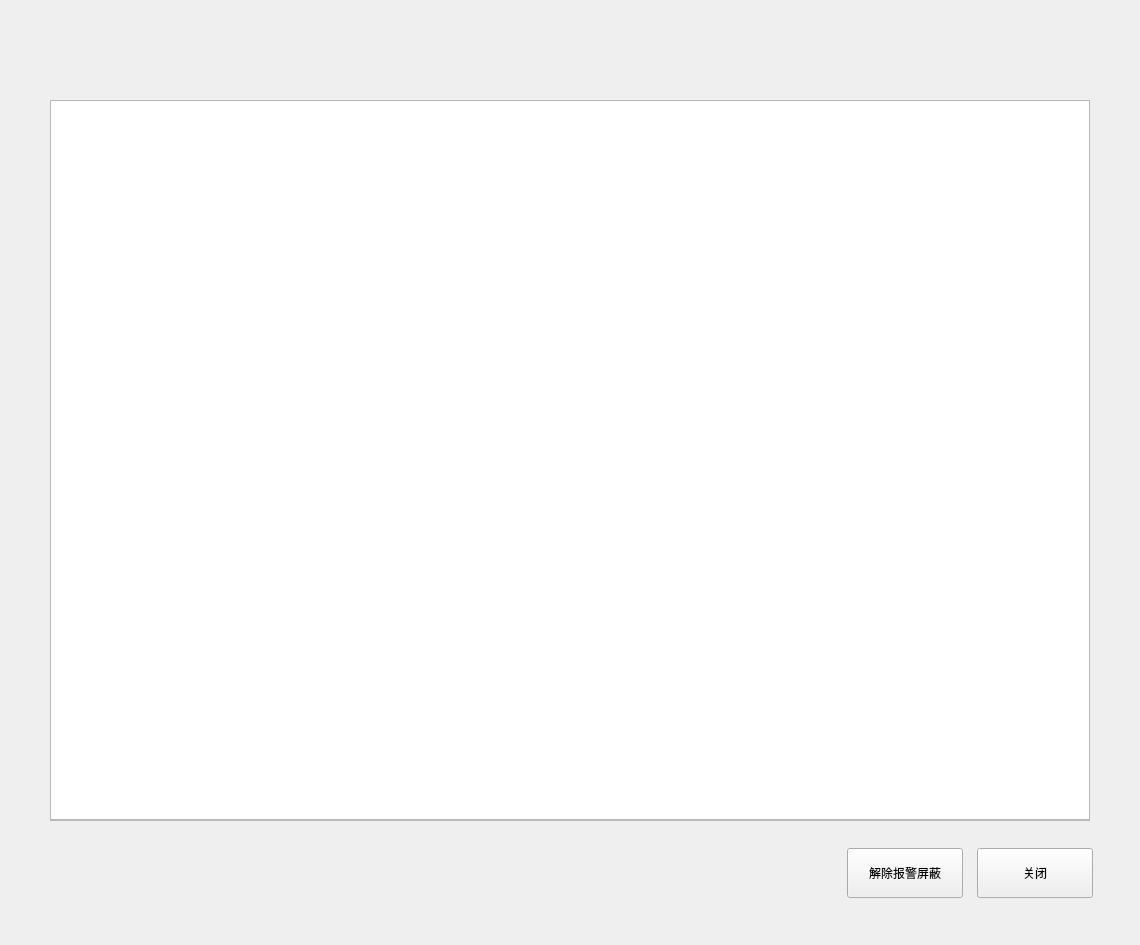
<?xml version="1.0" encoding="UTF-8"?>
<ui version="4.0">
 <class>alarmShieldDlg</class>
 <widget class="BaseDlg" name="alarmShieldDlg">
  <property name="geometry">
   <rect>
    <x>0</x>
    <y>0</y>
    <width>1140</width>
    <height>945</height>
   </rect>
  </property>
  <property name="windowTitle">
   <string notr="true">alarmShieldDlg</string>
  </property>
  <widget class="QTableView" name="tableView">
   <property name="geometry">
    <rect>
     <x>50</x>
     <y>100</y>
     <width>1040</width>
     <height>720</height>
    </rect>
   </property>
   <property name="verticalScrollBarPolicy">
    <enum>Qt::ScrollBarAsNeeded</enum>
   </property>
   <property name="editTriggers">
    <set>QAbstractItemView::NoEditTriggers</set>
   </property>
   <property name="selectionBehavior">
    <enum>QAbstractItemView::SelectRows</enum>
   </property>
   <property name="verticalScrollMode">
    <enum>QAbstractItemView::ScrollPerPixel</enum>
   </property>
   <property name="horizontalScrollMode">
    <enum>QAbstractItemView::ScrollPerPixel</enum>
   </property>
   <property name="showGrid">
    <bool>false</bool>
   </property>
   <attribute name="horizontalHeaderDefaultSectionSize">
    <number>245</number>
   </attribute>
   <attribute name="horizontalHeaderHighlightSections">
    <bool>false</bool>
   </attribute>
   <attribute name="horizontalHeaderStretchLastSection">
    <bool>true</bool>
   </attribute>
   <attribute name="verticalHeaderVisible">
    <bool>false</bool>
   </attribute>
   <attribute name="verticalHeaderDefaultSectionSize">
    <number>44</number>
   </attribute>
  </widget>
  <widget class="QFrame" name="line_v_1">
   <property name="geometry">
    <rect>
     <x>50</x>
     <y>100</y>
     <width>1</width>
     <height>721</height>
    </rect>
   </property>
   <property name="frameShape">
    <enum>QFrame::StyledPanel</enum>
   </property>
   <property name="frameShadow">
    <enum>QFrame::Raised</enum>
   </property>
   <property name="lines" stdset="0">
    <string>solid</string>
   </property>
  </widget>
  <widget class="QFrame" name="line_h_1">
   <property name="geometry">
    <rect>
     <x>50</x>
     <y>100</y>
     <width>1040</width>
     <height>1</height>
    </rect>
   </property>
   <property name="frameShape">
    <enum>QFrame::StyledPanel</enum>
   </property>
   <property name="frameShadow">
    <enum>QFrame::Raised</enum>
   </property>
   <property name="lines" stdset="0">
    <string>solid</string>
   </property>
  </widget>
  <widget class="QFrame" name="line_h_2">
   <property name="geometry">
    <rect>
     <x>50</x>
     <y>820</y>
     <width>1040</width>
     <height>1</height>
    </rect>
   </property>
   <property name="frameShape">
    <enum>QFrame::StyledPanel</enum>
   </property>
   <property name="frameShadow">
    <enum>QFrame::Raised</enum>
   </property>
   <property name="lines" stdset="0">
    <string>solid</string>
   </property>
  </widget>
  <widget class="QFrame" name="line_v_2">
   <property name="geometry">
    <rect>
     <x>1089</x>
     <y>100</y>
     <width>1</width>
     <height>721</height>
    </rect>
   </property>
   <property name="frameShape">
    <enum>QFrame::StyledPanel</enum>
   </property>
   <property name="frameShadow">
    <enum>QFrame::Raised</enum>
   </property>
   <property name="lines" stdset="0">
    <string>solid</string>
   </property>
  </widget>
  <widget class="QWidget" name="widget" native="true">
   <property name="geometry">
    <rect>
     <x>332</x>
     <y>848</y>
     <width>761</width>
     <height>50</height>
    </rect>
   </property>
   <layout class="QHBoxLayout" name="horizontalLayout_4">
    <property name="spacing">
     <number>20</number>
    </property>
    <property name="leftMargin">
     <number>0</number>
    </property>
    <property name="topMargin">
     <number>0</number>
    </property>
    <property name="rightMargin">
     <number>0</number>
    </property>
    <property name="bottomMargin">
     <number>0</number>
    </property>
    <item>
     <spacer name="horizontalSpacer_2">
      <property name="orientation">
       <enum>Qt::Horizontal</enum>
      </property>
      <property name="sizeHint" stdset="0">
       <size>
        <width>40</width>
        <height>20</height>
       </size>
      </property>
     </spacer>
    </item>
    <item>
     <layout class="QHBoxLayout" name="horizontalLayout">
      <property name="spacing">
       <number>14</number>
      </property>
      <item>
       <widget class="QPushButton" name="dis_shiel_btn">
        <property name="minimumSize">
         <size>
          <width>116</width>
          <height>50</height>
         </size>
        </property>
        <property name="maximumSize">
         <size>
          <width>16777215</width>
          <height>50</height>
         </size>
        </property>
        <property name="text">
         <string>解除报警屏蔽</string>
        </property>
        <property name="buttons" stdset="0">
         <string>btn_dlg</string>
        </property>
       </widget>
      </item>
      <item>
       <widget class="QPushButton" name="close_btn">
        <property name="minimumSize">
         <size>
          <width>116</width>
          <height>50</height>
         </size>
        </property>
        <property name="maximumSize">
         <size>
          <width>16777215</width>
          <height>50</height>
         </size>
        </property>
        <property name="text">
         <string>关闭</string>
        </property>
        <property name="buttons" stdset="0">
         <string>btn_dlg</string>
        </property>
       </widget>
      </item>
     </layout>
    </item>
   </layout>
  </widget>
 </widget>
 <customwidgets>
  <customwidget>
   <class>BaseDlg</class>
   <extends>QWidget</extends>
   <header>shared/basedlg.h</header>
   <container>1</container>
  </customwidget>
 </customwidgets>
 <resources/>
 <connections>
  <connection>
   <sender>close_btn</sender>
   <signal>clicked()</signal>
   <receiver>alarmShieldDlg</receiver>
   <slot>close()</slot>
   <hints>
    <hint type="sourcelabel">
     <x>757</x>
     <y>633</y>
    </hint>
    <hint type="destinationlabel">
     <x>693</x>
     <y>682</y>
    </hint>
   </hints>
  </connection>
 </connections>
</ui>
